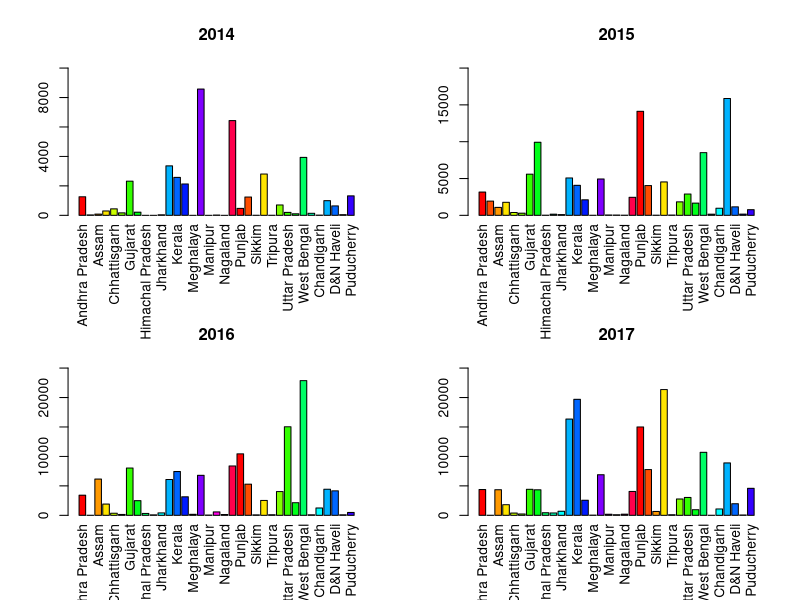
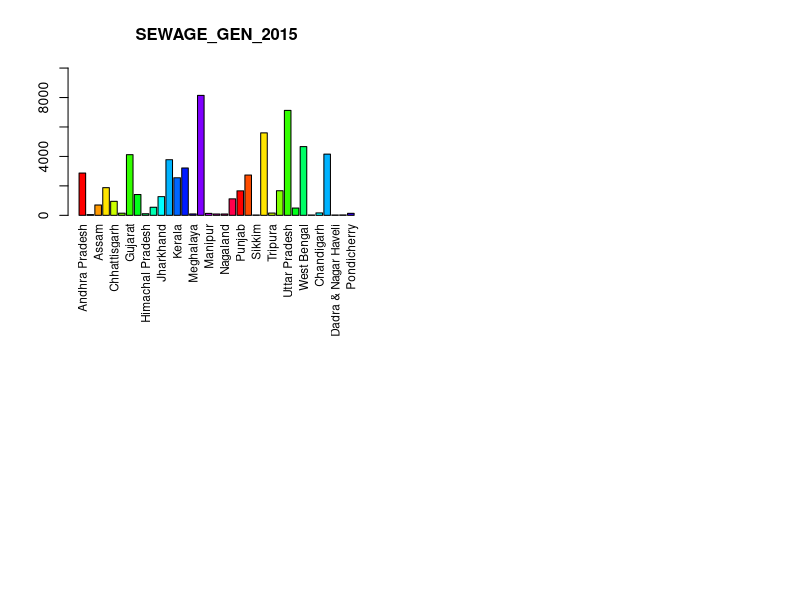
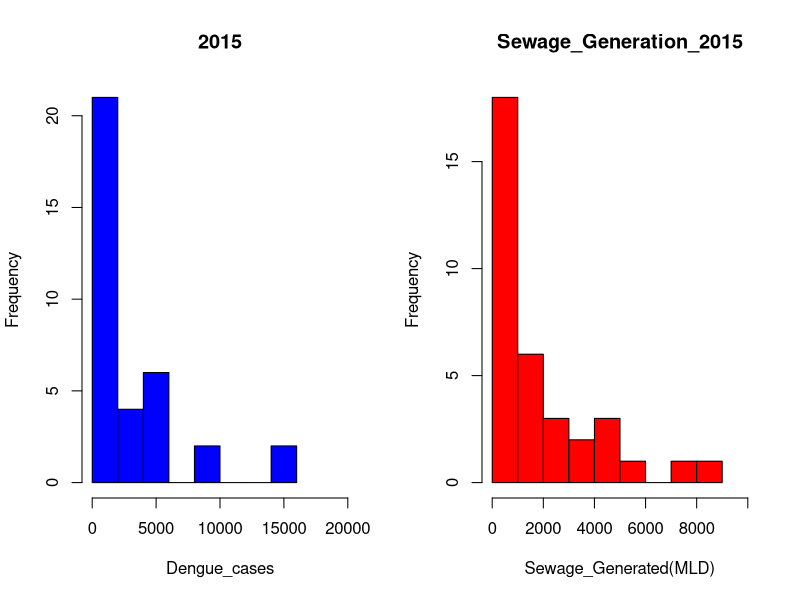
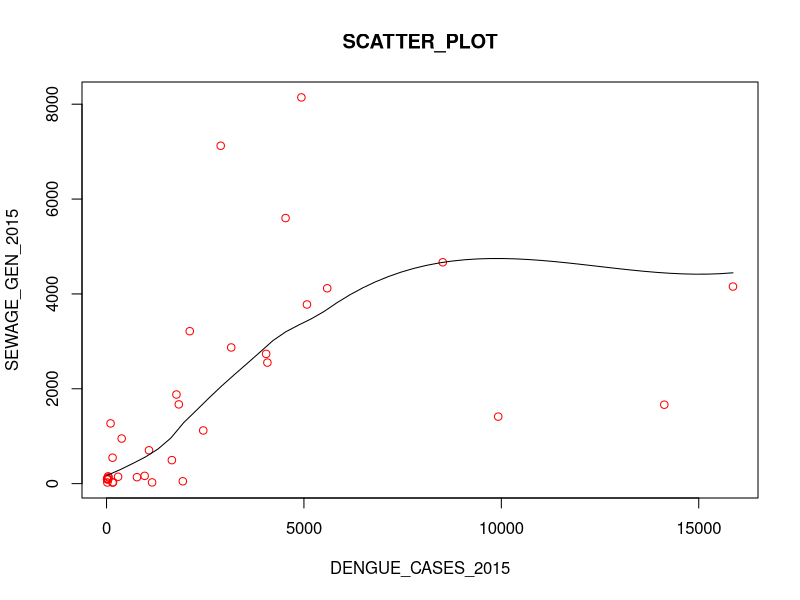

Write R code to recreate these figures, in order.
state=c("Andhra Pradesh",
        "Arunachal Pradesh",
        "Assam",
        "Bihar",
        "Chhattisgarh",
        "Goa",
        "Gujarat",
        "Haryana",
        "Himachal Pradesh",
        "Jammu & Kashmir",
        "Jharkhand",
        "Karnataka",
        "Kerala",
        "Madhya Pradesh",
        "Meghalaya",
        "Maharashtra",
        "Manipur",
        "Mizoram",
        "Nagaland",
        "Odisha",
        "Punjab",
        "Rajasthan",
        "Sikkim",
        "Tamil Nadu",
        "Tripura",
        "Telangana",
        "Uttar Pradesh",
        "Uttrakhand",
        "West Bengal",
        "A&N Island",
        "Chandigarh",
        "Delhi",
        "D&N Haveli",
        "Daman & Diu",
        "Puducherry"
        
  )
state
Y_2014= c(1262,
        27,
        85,
        297,
        440,
        168,
        2320,
        214,
        2,
        1,
        36,
        3358,
        2575,
        2131,
        0,
        8573,
        0,
        19,
        0,
        6433,
        472,
        1243,
        5,
        2804,
        6,
        704,
        200,
        106,
        3934,
        139,
        13,
        995,
        641,
        46,
        1322
)
Y_2014
Y_2015= c(3159,
          1933,
          1076,
          1771,
          384,
          293,
          5590,
          9921,
          19,
          153,
          102,
          5077,
          4075,
          2108,
          13,
          4936,
          52,
          43,
          21,
          2450,
          14128,
          4043,
          21,
          4535,
          40,
          1831,
          2892,
          1655,
          8516,
          153,
          966,
          15867,
          1154,
          165,
          771
)
Y_2015
Y_2016= c(3417,
          13,
          6157,
          1912,
          356,
          150,
          8028,
          2493,
          322,
          79,
          414,
          6083,
          7439,
          3150,
          172,
          6792,
          51,
          580,
          142,
          8380,
          10439,
          5292,
          82,
          2531,
          102,
          4037,
          15033,
          2146,
          22865,
          92,
          1246,
          4431,
          4161,
          89,
          490
)
Y_2016
Y_2017= c(4381,
          15,
          4346,
          1804,
          388,
          234,
          4420,
          4333,
          442,
          403,
          689,
          16342,
          19694,
          2566,
          40,
          6894,
          187,
          107,
          191,
          4055,
          15002,
          7768,
          659,
          21350,
          103,
          2773,
          3032,
          958,
          10697,
          13,
          1083,
          8896,
          1972,
          59,
          4586
)
Y_2017

#Creating data frame of Dengue cases in four years

dengue_cum= data.frame(state, Y_2014,Y_2015,Y_2016,Y_2017)
dengue_cum
str(dengue_cum)

#Combine plot

par(mfrow=c(2,2))
a= barplot(dengue_cum$Y_2014,main = 2014, col = rainbow(20), ylim = range(pretty(c(0,dengue_cum$Y_2014))))
axis(1, at=a, labels=dengue_cum$state, tick=FALSE, las=2, line=-0.5, cex.axis=1)
b= barplot(dengue_cum$Y_2015,main = 2015, col = rainbow(20), ylim = range(pretty(c(0,dengue_cum$Y_2015))))
axis(1, at=b, labels=dengue_cum$state, tick=FALSE, las=2, line=-0.5, cex.axis=1)
c= barplot(dengue_cum$Y_2016,main = 2016, col = rainbow(20), ylim = range(pretty(c(0,dengue_cum$Y_2016))))
axis(1, at=c, labels=dengue_cum$state, tick=FALSE, las=2, line=-0.5, cex.axis=1)
d= barplot(dengue_cum$Y_2017,main = 2017, col = rainbow(20), ylim = range(pretty(c(0,dengue_cum$Y_2017))))
axis(1, at=d, labels=dengue_cum$state, tick=FALSE, las=2, line=-0.5, cex.axis=1)



#Sewage plot

statesew= c(
   "Andhra Pradesh",
  "Arunachal Pradesh",
  "Assam",
  "Bihar",
  "Chhattisgarh",
  "Goa",
  "Gujarat",
  "Haryana",
  "Himachal Pradesh",
  "Jammu & Kashmir",
  "Jharkhand",
  "Karnataka",
  "Kerala",
  "Madhya Pradesh",
  "Meghalaya",
  "Maharashtra",
  "Manipur",
  "Mizoram",
  "Nagaland",
  "Odisha",
  "Punjab",
  "Rajasthan",
  "Sikkim",
  "Tamil Nadu",
  "Tripura",
  "Telangana",
  "Uttar Pradesh",
  "Uttarakhand",
  "West Bengal",
  "Andaman & Nicobar Islands",
  "Chandigarh",
  "Delhi",
  "Dadra & Nagar Haveli",
  "Daman & Diu",
  "Pondicherry"
)
sewage_generation= c(
  2871,
  50,
  703,
  1879,
  951,
  145,
  4119,
  1413,
  110,
  547,
  1270,
  3777,
  2552,
  3214,
  95,
  8143,
  132,
  90,
  92,
  1121,
  1664,
  2736,
  24,
  5599,
  154,
  1671,
  7124,
  495,
  4667,
  22,
  164,
  4155,
  26,
  29,
  136
  ) 

sewage_data= data.frame(statesew,sewage_generation)

sewage_data
str(sewage_data)

#Plotting Sewage data

s1= barplot(sewage_data$sewage_generation ,main = "SEWAGE_GEN_2015", col = rainbow(20), ylim = range(pretty(c(0,sewage_data$sewage_generation))))
axis(1, at=s1, labels=sewage_data$statesew, tick=FALSE, las=2, line=-0.5, cex.axis=0.85)

#Histogram of 2015- Cases and Sewage Generation
par(mfrow=c(1,2))
hist(dengue_cum$Y_2015, main=2015, xlim = range(pretty(c(0, dengue_cum$Y_2015))), col="blue", xlab = "Dengue_cases")
hist(sewage_data$sewage_generation, main= "Sewage_Generation_2015", col="red", xlab = "Sewage_Generated(MLD)", xlim = range(pretty(c(0, sewage_data$sewage_generation))))

#Correlation B/W Dengue cases and Sewage generation in All states(Spearman, Pearson, Kendall)

cor(dengue_cum$Y_2015, y = sewage_data$sewage_generation, use = "everything", method = c("pearson"))
cor(dengue_cum$Y_2015, y = sewage_data$sewage_generation, use = "everything", method = c("kendall"))
cor(dengue_cum$Y_2015, y = sewage_data$sewage_generation, use = "everything", method = c("spearman"))


#Variance of both data sets
var(dengue_cum$Y_2015, y = NULL, use = "everything")
var(sewage_data$sewage_generation)

#Standard deviation of both data sets
sd(dengue_cum$Y_2015)
sd(sewage_data$sewage_generation)



#Scatter plot 
par(mfrow=c(1,1))
scatter.smooth(dengue_cum$Y_2015, sewage_data$sewage_generation, xlab = "DENGUE_CASES_2015", ylab = "SEWAGE_GEN_2015", main= "SCATTER_PLOT", col="red")

#Curve fitting
fit2 <- lm(sewage_data$sewage_generation~poly(dengue_cum$Y_2015,5,raw=TRUE))
fit2
summary(fit2)

residuals(fit2)
mean(residuals(fit2))
sqrt(sum(residuals(fit2)^2)/df.residual(fit2))
